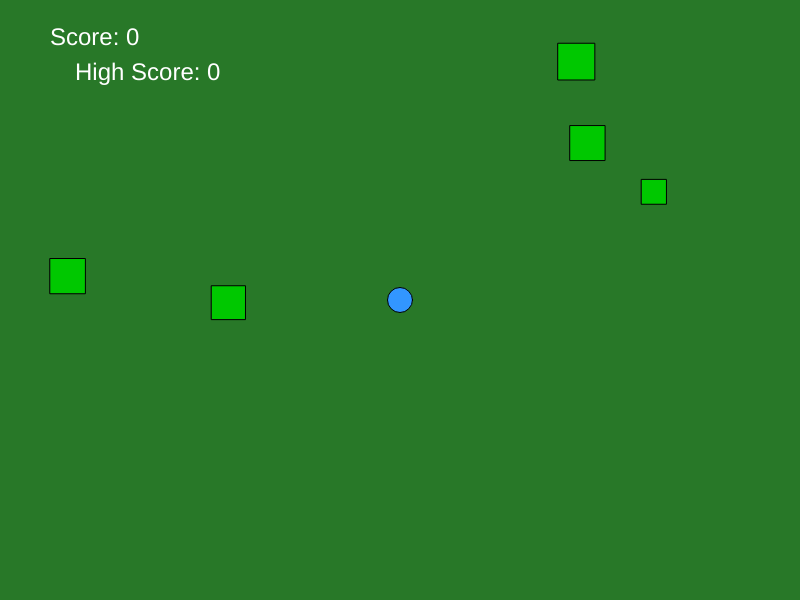
Frame 1 (no input)
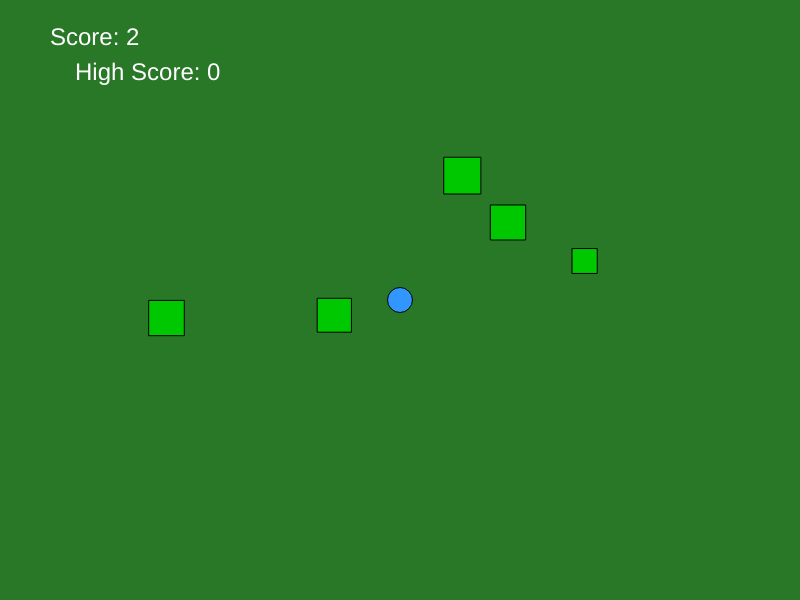
Frame 60 (no input)
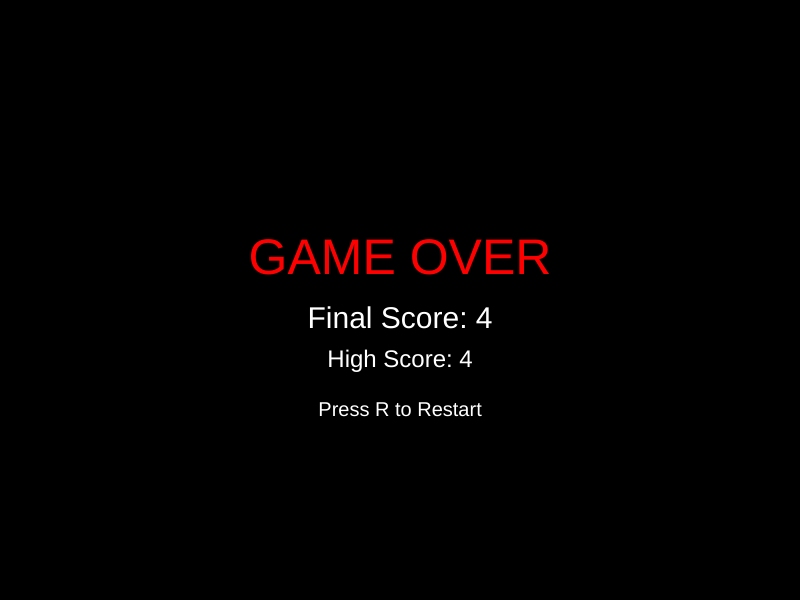
Frame 120 (the mouse pressed at the canvas centre since frame 60)

The p5.js sketch that drew these frames (run headless with seeded random() and noise() and a simulated clock; from frame 60 on, the mouse is pressed at the canvas centre):

// p5.js sketch
// ── sketch.js
let player;
let zombies = [];
let score = 0;
let highScore = 0;
let gameOver = false;

function setup() {
  createCanvas(800, 600);
  initializeGame();
}

function initializeGame() {
  player = {
    x: width / 2,
    y: height / 2,
    size: 25,
    speed: 4
  };

  zombies = [];
  score = 0;
  gameOver = false;

  // Create starting zombies
  for (let i = 0; i < 5; i++) {
    createZombie();
  }
}

function draw() {
  background(40, 120, 40);

  if (!gameOver) {
    movePlayer();
    drawPlayer();

    moveZombies();
    drawZombies();

    checkCollisions();

    displayScore();

    // Increase score over time
    score += 0.05;

    // Add more zombies every few seconds
    if (frameCount % 300 === 0) {
      createZombie();
    }
  } else {
    displayGameOver();
  }
}

// ---------------- PLAYER ----------------
function movePlayer() {
  if (keyIsDown(LEFT_ARROW) || keyIsDown(65)) {
    player.x -= player.speed;
  }

  if (keyIsDown(RIGHT_ARROW) || keyIsDown(68)) {
    player.x += player.speed;
  }

  if (keyIsDown(UP_ARROW) || keyIsDown(87)) {
    player.y -= player.speed;
  }

  if (keyIsDown(DOWN_ARROW) || keyIsDown(83)) {
    player.y += player.speed;
  }

  // Keep player inside screen
  player.x = constrain(player.x, 0, width);
  player.y = constrain(player.y, 0, height);
}

function drawPlayer() {
  fill(50, 150, 255);
  ellipse(player.x, player.y, player.size);
}

// ---------------- ZOMBIES ----------------
function createZombie() {
  let zombie = {
    x: random(width),
    y: random(height),
    size: random(20, 40),
    speed: random(1, 2)
  };

  zombies.push(zombie);
}

function moveZombies() {
  for (let i = 0; i < zombies.length; i++) {
    let z = zombies[i];

    // Chase player
    if (player.x > z.x) {
      z.x += z.speed;
    } else {
      z.x -= z.speed;
    }

    if (player.y > z.y) {
      z.y += z.speed;
    } else {
      z.y -= z.speed;
    }
  }
}

function drawZombies() {
  for (let i = 0; i < zombies.length; i++) {
    fill(0, 200, 0);
    rect(zombies[i].x, zombies[i].y, zombies[i].size, zombies[i].size);
  }
}

// ---------------- COLLISION ----------------
function checkCollisions() {
  for (let i = 0; i < zombies.length; i++) {
    let d = dist(player.x, player.y, zombies[i].x, zombies[i].y);

    if (d < player.size / 2 + zombies[i].size / 2) {
      gameOver = true;

      // Save high score
      if (floor(score) > highScore) {
        highScore = floor(score);
      }
    }
  }
}

// ---------------- SCORE ----------------
function displayScore() {
  fill(255);
  textSize(24);
  text("Score: " + floor(score), 50, 45);
  text("High Score: " + highScore, 75, 80);
}

// ---------------- GAME OVER ----------------
function displayGameOver() {
  background(0);

  fill(255, 0, 0);
  textAlign(CENTER, CENTER);
  textSize(50);
  text("GAME OVER", width / 2, height / 2 - 40);

  fill(255);
  textSize(30);
  text("Final Score: " + floor(score), width / 2, height / 2 + 20);

  textSize(24);
  text("High Score: " + highScore, width / 2, height / 2 + 60);

  textSize(20);
  text("Press R to Restart", width / 2, height / 2 + 110);
}

// ---------------- RESTART ----------------
function keyPressed() {
  if (gameOver && (key === 'r' || key === 'R')) {
    initializeGame();
  }
}
